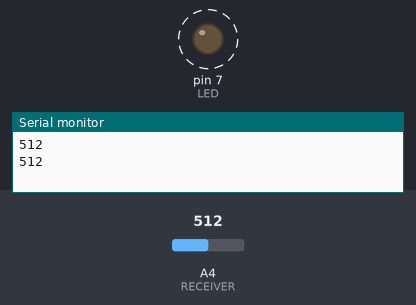
This sketch was run on a simulated Arduino Uno, built with avr-gcc and run on an emulated ATmega328P. Shown: output pins drawn as LEDs (lit = HIGH), the last lines printed to the serial monitor. Dashed ring = blinking. The inputs (shaded band) are chosen by the test bench; at power-on: A4 (RECEIVER) = 512.

Above: at 1.8 s.
1.9 s: A4 (RECEIVER) set to 306
At 2.2 s:
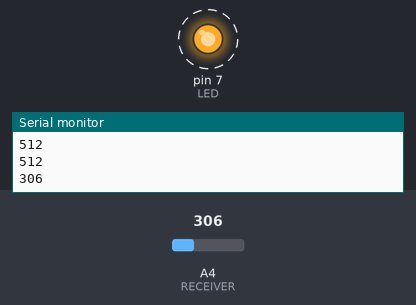
5.4 s: A4 (RECEIVER) set to 122
At 5.56 s:
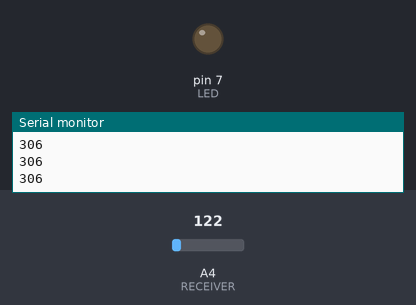
Timing chart, 0 to 14.9 s (numbered marks = the images above; inputs shaded):
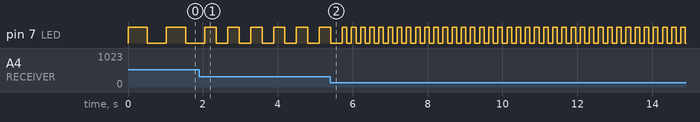

The sketch:

blinkingLED.ino
```cpp
#define RECEIVER 18     //A4
#define LED 7          //D7
void setup()
{
  pinMode(LED,OUTPUT);
  pinMode(RECEIVER,INPUT);
  Serial.begin(9600);
}
void loop()
{
  int val = analogRead(RECEIVER);
  Serial.println(val);
  digitalWrite(LED,HIGH);
  delay(val);
  digitalWrite(LED,LOW);
  delay(val);
}
```

Measured:
- after the input at 1.9 s, pin 7 (LED): alternates HIGH for 0.31 s and LOW for 0.31 s, starting after 0.46 s
- by itself, pin 7 (LED): alternates HIGH for 0.51 s and LOW for 0.51 s
